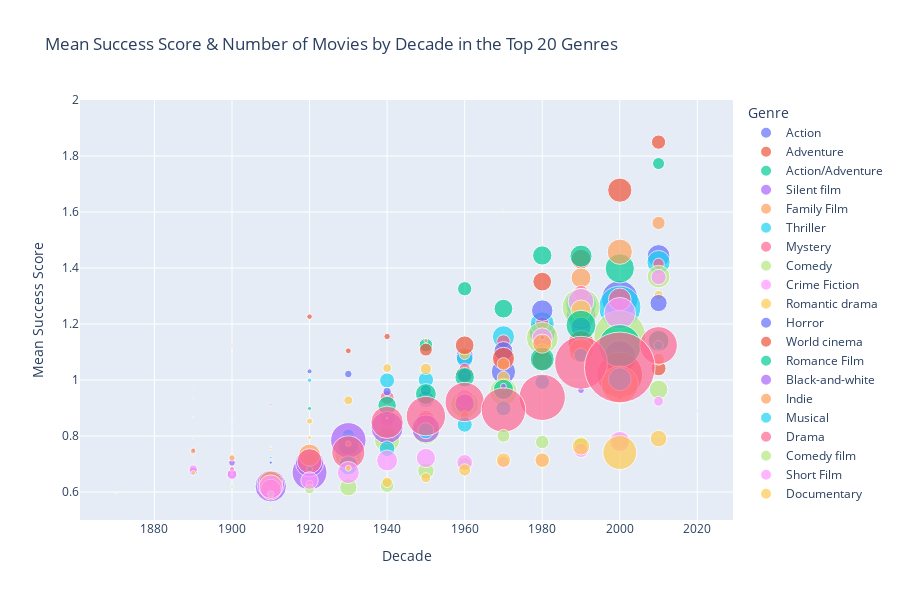

This figure's notebook cell:
### Code cell
movies['movie_genres_final'] = movies['movie_genres_final'].apply(lambda x: x.split(', ') if isinstance(x, str) else x)
movies['release_year'] = pd.to_datetime(movies['combined_release_date']).dt.year
movies.sort_values(by='success_metric_scaled', ascending=False, inplace=True)
# This plot is by decade, by genre
movies['decade'] = movies['release_year'].apply(get_decade)
all_genres_per_film = movies.explode('movie_genres_final')

# Let's keep only the top 20
popular_genres = all_genres_per_film['movie_genres_final'].value_counts().head(20).index
popular_movies_genre = all_genres_per_film[all_genres_per_film['movie_genres_final'].isin(top_20_genres)]

# Compute the mean success score and the number of released movie by decade and genre
grouped = popular_movies_genre.groupby(['decade', 'movie_genres_final']).agg(
    count=('movie_genres_final', 'size'),
    mean_success_score=('success_metric_scaled', 'mean')
).reset_index()
grouped_sorted = grouped.sort_values(by='mean_success_score', ascending=False)

# Bubble chart
fig = px.scatter(
    grouped_sorted,
    x='decade',
    y='mean_success_score',
    size='count',
    color='movie_genres_final',
    hover_name='movie_genres_final',
    title='Mean Success Score & Number of Movies by Decade in the Top 20 Genres',
    labels={'decade': 'Decade', 'mean_success_score': 'Mean Success Score', 'count': 'Count'},
    size_max=50
)
fig.update_layout(
    xaxis_title="Decade",
    yaxis_title="Mean Success Score",
    legend_title="Genre",
    template="plotly",
    yaxis=dict(range=[0.5, 2]),
    height=600,
    legend=dict(itemclick="toggleothers")
)

fig.write_html("plots/genre_decade_bubble.html", full_html=True)
fig.show()

### Figure 1 — Plotly figure (JSON) as saved in the notebook; plotly's stock layout.template omitted (floating-point values rounded to 4 significant figures)
{"data": [{"hovertemplate": "<b>%{hovertext}</b><br><br>movie_genres_final=Action<br>Decade=%{x}<br>Mean Success Score=%{y}<br>Count=%{marker.size}<extra></extra>", "hovertext": ["Action", "Action", "Action", "Action", "Action", "Action", "Action", "Action", "Action", "Action", "Action", "Action", "Action"], "legendgroup": "Action", "marker": {"color": "#636efa", "size": [1, 799, 2043, 1345, 1065, 464, 905, 407, 345, 357, 90, 24, 3], "sizemode": "area", "sizeref": 3.063, "symbol": "circle"}, "mode": "markers", "name": "Action", "orientation": "v", "showlegend": true, "type": "scatter", "x": [2020, 2010, 2000, 1990, 1980, 1960, 1970, 1950, 1940, 1930, 1920, 1910, 1900], "xaxis": "x", "y": [3.614, 1.443, 1.29, 1.233, 1.171, 1.084, 1.03, 0.9315, 0.7636, 0.6967, 0.6806, 0.6309, 0.5692], "yaxis": "y"}, {"hovertemplate": "<b>%{hovertext}</b><br><br>movie_genres_final=Adventure<br>Decade=%{x}<br>Mean Success Score=%{y}<br>Count=%{marker.size}<extra></extra>", "hovertext": ["Adventure", "Adventure", "Adventure", "Adventure", "Adventure", "Adventure", "Adventure", "Adventure", "Adventure", "Adventure", "Adventure", "Adventure", "Adventure", "Adventure"], "legendgroup": "Adventure", "marker": {"color": "#EF553B", "size": [2, 312, 898, 589, 540, 418, 6, 458, 482, 311, 1, 345, 147, 54], "sizemode": "area", "sizeref": 3.063, "symbol": "circle"}, "mode": "markers", "name": "Adventure", "orientation": "v", "showlegend": true, "type": "scatter", "x": [2020, 2010, 2000, 1990, 1980, 1970, 1900, 1960, 1950, 1940, 1890, 1930, 1920, 1910], "xaxis": "x", "y": [3.372, 1.85, 1.678, 1.432, 1.351, 1.133, 1.124, 1.021, 0.8598, 0.7761, 0.73, 0.7171, 0.6977, 0.6539], "yaxis": "y"}, {"hovertemplate": "<b>%{hovertext}</b><br><br>movie_genres_final=Action/Adventure<br>Decade=%{x}<br>Mean Success Score=%{y}<br>Count=%{marker.size}<extra></extra>", "hovertext": ["Action/Adventure", "Action/Adventure", "Action/Adventure", "Action/Adventure", "Action/Adventure", "Action/Adventure", "Action/Adventure", "Action/Adventure", "Action/Adventure", "Action/Adventure", "Action/Adventure"], "legendgroup": "Action/Adventure", "marker": {"color": "#00cc96", "size": [220, 569, 749, 1313, 312, 543, 284, 24, 208, 187, 4], "sizemode": "area", "sizeref": 3.063, "symbol": "circle"}, "mode": "markers", "name": "Action/Adventure", "orientation": "v", "showlegend": true, "type": "scatter", "x": [2010, 1980, 1990, 2000, 1960, 1970, 1950, 1920, 1940, 1930, 1910], "xaxis": "x", "y": [1.773, 1.445, 1.442, 1.399, 1.326, 1.255, 1.124, 0.8984, 0.8581, 0.7927, 0.7639], "yaxis": "y"}, {"hovertemplate": "<b>%{hovertext}</b><br><br>movie_genres_final=Silent film<br>Decade=%{x}<br>Mean Success Score=%{y}<br>Count=%{marker.size}<extra></extra>", "hovertext": ["Silent film", "Silent film", "Silent film", "Silent film", "Silent film", "Silent film", "Silent film", "Silent film", "Silent film", "Silent film", "Silent film", "Silent film", "Silent film", "Silent film", "Silent film"], "legendgroup": "Silent film", "marker": {"color": "#ab63fa", "size": [1, 1, 12, 2, 2, 4, 64, 2, 102, 1871, 144, 8, 1509, 1, 2], "sizemode": "area", "sizeref": 3.063, "symbol": "circle"}, "mode": "markers", "name": "Silent film", "orientation": "v", "showlegend": true, "type": "scatter", "x": [1970, 1950, 2000, 1980, 1880, 1940, 1930, 2010, 1890, 1920, 1900, 1960, 1910, 1870, 1990], "xaxis": "x", "y": [1.609, 1.061, 1.033, 0.9562, 0.8721, 0.85, 0.7912, 0.7461, 0.6745, 0.67, 0.6662, 0.6614, 0.6205, 0.5951, 0.5386], "yaxis": "y"}, {"hovertemplate": "<b>%{hovertext}</b><br><br>movie_genres_final=Family Film<br>Decade=%{x}<br>Mean Success Score=%{y}<br>Count=%{marker.size}<extra></extra>", "hovertext": ["Family Film", "Family Film", "Family Film", "Family Film", "Family Film", "Family Film", "Family Film", "Family Film", "Family Film", "Family Film", "Family Film", "Family Film", "Family Film"], "legendgroup": "Family Film", "marker": {"color": "#FFA15A", "size": [269, 977, 613, 439, 313, 1, 346, 420, 361, 1, 317, 1, 77], "sizemode": "area", "sizeref": 3.063, "symbol": "circle"}, "mode": "markers", "name": "Family Film", "orientation": "v", "showlegend": true, "type": "scatter", "x": [2010, 2000, 1990, 1980, 1970, 1890, 1960, 1950, 1940, 1910, 1930, 1900, 1920], "xaxis": "x", "y": [1.561, 1.458, 1.365, 1.145, 0.9668, 0.9395, 0.8937, 0.8401, 0.8179, 0.761, 0.7115, 0.6718, 0.6295], "yaxis": "y"}, {"hovertemplate": "<b>%{hovertext}</b><br><br>movie_genres_final=Thriller<br>Decade=%{x}<br>Mean Success Score=%{y}<br>Count=%{marker.size}<extra></extra>", "hovertext": ["Thriller", "Thriller", "Thriller", "Thriller", "Thriller", "Thriller", "Thriller", "Thriller", "Thriller", "Thriller", "Thriller", "Thriller"], "legendgroup": "Thriller", "marker": {"color": "#19d3f3", "size": [829, 1483, 2739, 882, 753, 426, 364, 29, 345, 212, 2, 9], "sizemode": "area", "sizeref": 3.063, "symbol": "circle"}, "mode": "markers", "name": "Thriller", "orientation": "v", "showlegend": true, "type": "scatter", "x": [2010, 1990, 2000, 1980, 1970, 1960, 1950, 1920, 1940, 1930, 2020, 1910], "xaxis": "x", "y": [1.421, 1.271, 1.26, 1.2, 1.154, 1.076, 1.001, 0.9992, 0.9984, 0.8041, 0.7774, 0.7232], "yaxis": "y"}, {"hovertemplate": "<b>%{hovertext}</b><br><br>movie_genres_final=Mystery<br>Decade=%{x}<br>Mean Success Score=%{y}<br>Count=%{marker.size}<extra></extra>", "hovertext": ["Mystery", "Mystery", "Mystery", "Mystery", "Mystery", "Mystery", "Mystery", "Mystery", "Mystery", "Mystery", "Mystery"], "legendgroup": "Mystery", "marker": {"color": "#FF6692", "size": [198, 390, 788, 275, 274, 184, 297, 207, 280, 46, 11], "sizemode": "area", "sizeref": 3.063, "symbol": "circle"}, "mode": "markers", "name": "Mystery", "orientation": "v", "showlegend": true, "type": "scatter", "x": [2010, 1990, 2000, 1980, 1970, 1960, 1940, 1950, 1930, 1920, 1910], "xaxis": "x", "y": [1.415, 1.309, 1.288, 1.202, 1.138, 1.041, 0.9372, 0.9284, 0.7385, 0.7195, 0.5933], "yaxis": "y"}, {"hovertemplate": "<b>%{hovertext}</b><br><br>movie_genres_final=Comedy<br>Decade=%{x}<br>Mean Success Score=%{y}<br>Count=%{marker.size}<extra></extra>", "hovertext": ["Comedy", "Comedy", "Comedy", "Comedy", "Comedy", "Comedy", "Comedy", "Comedy", "Comedy", "Comedy", "Comedy", "Comedy", "Comedy", "Comedy"], "legendgroup": "Comedy", "marker": {"color": "#B6E880", "size": [780, 2176, 4116, 1557, 1, 1167, 1218, 1053, 6, 979, 1121, 450, 500, 14], "sizemode": "area", "sizeref": 3.063, "symbol": "circle"}, "mode": "markers", "name": "Comedy", "orientation": "v", "showlegend": true, "type": "scatter", "x": [2010, 1990, 2000, 1980, 2020, 1970, 1960, 1950, 1890, 1940, 1930, 1920, 1910, 1900], "xaxis": "x", "y": [1.369, 1.26, 1.155, 1.15, 1.041, 0.9571, 0.9131, 0.8164, 0.7911, 0.7855, 0.7345, 0.7008, 0.6409, 0.6193], "yaxis": "y"}, {"hovertemplate": "<b>%{hovertext}</b><br><br>movie_genres_final=Crime Fiction<br>Decade=%{x}<br>Mean Success Score=%{y}<br>Count=%{marker.size}<extra></extra>", "hovertext": ["Crime Fiction", "Crime Fiction", "Crime Fiction", "Crime Fiction", "Crime Fiction", "Crime Fiction", "Crime Fiction", "Crime Fiction", "Crime Fiction", "Crime Fiction", "Crime Fiction", "Crime Fiction", "Crime Fiction"], "legendgroup": "Crime Fiction", "marker": {"color": "#FF97FF", "size": [357, 1013, 1528, 628, 648, 483, 414, 564, 505, 123, 4, 1, 30], "sizemode": "area", "sizeref": 3.063, "symbol": "circle"}, "mode": "markers", "name": "Crime Fiction", "orientation": "v", "showlegend": true, "type": "scatter", "x": [2010, 1990, 2000, 1980, 1970, 1960, 1940, 1950, 1930, 1920, 1900, 2020, 1910], "xaxis": "x", "y": [1.368, 1.281, 1.239, 1.15, 1.079, 0.9346, 0.8635, 0.8519, 0.7065, 0.7004, 0.6972, 0.6912, 0.6309], "yaxis": "y"}, {"hovertemplate": "<b>%{hovertext}</b><br><br>movie_genres_final=Romantic drama<br>Decade=%{x}<br>Mean Success Score=%{y}<br>Count=%{marker.size}<extra></extra>", "hovertext": ["Romantic drama", "Romantic drama", "Romantic drama", "Romantic drama", "Romantic drama", "Romantic drama", "Romantic drama", "Romantic drama", "Romantic drama", "Romantic drama", "Romantic drama"], "legendgroup": "Romantic drama", "marker": {"color": "#FECB52", "size": [129, 619, 326, 1246, 186, 117, 197, 231, 123, 57, 9], "sizemode": "area", "sizeref": 3.063, "symbol": "circle"}, "mode": "markers", "name": "Romantic drama", "orientation": "v", "showlegend": true, "type": "scatter", "x": [2010, 1990, 1980, 2000, 1960, 1940, 1950, 1970, 1930, 1920, 1910], "xaxis": "x", "y": [1.303, 1.25, 1.103, 1.095, 1.093, 1.043, 1.04, 1.009, 0.9274, 0.8531, 0.7558], "yaxis": "y"}, {"hovertemplate": "<b>%{hovertext}</b><br><br>movie_genres_final=Horror<br>Decade=%{x}<br>Mean Success Score=%{y}<br>Count=%{marker.size}<extra></extra>", "hovertext": ["Horror", "Horror", "Horror", "Horror", "Horror", "Horror", "Horror", "Horror", "Horror", "Horror", "Horror", "Horror", "Horror", "Horror"], "legendgroup": "Horror", "marker": {"color": "#636efa", "size": [456, 704, 626, 558, 1630, 39, 88, 311, 192, 101, 2, 3, 4, 17], "sizemode": "area", "sizeref": 3.063, "symbol": "circle"}, "mode": "markers", "name": "Horror", "orientation": "v", "showlegend": true, "type": "scatter", "x": [2010, 1980, 1990, 1970, 2000, 1920, 1930, 1960, 1950, 1940, 1890, 2020, 1900, 1910], "xaxis": "x", "y": [1.275, 1.248, 1.188, 1.103, 1.082, 1.031, 1.021, 1.016, 0.963, 0.9587, 0.9305, 0.8932, 0.8399, 0.705], "yaxis": "y"}, {"hovertemplate": "<b>%{hovertext}</b><br><br>movie_genres_final=World cinema<br>Decade=%{x}<br>Mean Success Score=%{y}<br>Count=%{marker.size}<extra></extra>", "hovertext": ["World cinema", "World cinema", "World cinema", "World cinema", "World cinema", "World cinema", "World cinema", "World cinema", "World cinema", "World cinema", "World cinema"], "legendgroup": "World cinema", "marker": {"color": "#EF553B", "size": [46, 61, 1046, 538, 254, 52, 753, 653, 344, 3176, 6], "sizemode": "area", "sizeref": 3.063, "symbol": "circle"}, "mode": "markers", "name": "World cinema", "orientation": "v", "showlegend": true, "type": "scatter", "x": [1920, 1940, 1990, 1960, 1950, 1930, 1970, 1980, 2010, 2000, 1910], "xaxis": "x", "y": [1.226, 1.155, 1.13, 1.124, 1.108, 1.104, 1.077, 1.071, 1.042, 1.018, 0.912], "yaxis": "y"}, {"hovertemplate": "<b>%{hovertext}</b><br><br>movie_genres_final=Romance Film<br>Decade=%{x}<br>Mean Success Score=%{y}<br>Count=%{marker.size}<extra></extra>", "hovertext": ["Romance Film", "Romance Film", "Romance Film", "Romance Film", "Romance Film", "Romance Film", "Romance Film", "Romance Film", "Romance Film", "Romance Film", "Romance Film", "Romance Film", "Romance Film", "Romance Film"], "legendgroup": "Romance Film", "marker": {"color": "#00cc96", "size": [1377, 673, 2750, 877, 1, 585, 1, 628, 665, 523, 706, 283, 83, 4], "sizemode": "area", "sizeref": 3.063, "symbol": "circle"}, "mode": "markers", "name": "Romance Film", "orientation": "v", "showlegend": true, "type": "scatter", "x": [1990, 2010, 2000, 1980, 2020, 1960, 1890, 1970, 1950, 1940, 1930, 1920, 1910, 1900], "xaxis": "x", "y": [1.196, 1.14, 1.122, 1.075, 1.044, 1.01, 0.9748, 0.9663, 0.95, 0.9089, 0.7692, 0.7149, 0.6418, 0.6159], "yaxis": "y"}, {"hovertemplate": "<b>%{hovertext}</b><br><br>movie_genres_final=Black-and-white<br>Decade=%{x}<br>Mean Success Score=%{y}<br>Count=%{marker.size}<extra></extra>", "hovertext": ["Black-and-white", "Black-and-white", "Black-and-white", "Black-and-white", "Black-and-white", "Black-and-white", "Black-and-white", "Black-and-white", "Black-and-white", "Black-and-white", "Black-and-white", "Black-and-white", "Black-and-white", "Black-and-white"], "legendgroup": "Black-and-white", "marker": {"color": "#ab63fa", "size": [32, 53, 68, 40, 573, 2, 1591, 1206, 1928, 36, 1218, 69, 3, 1158], "sizemode": "area", "sizeref": 3.063, "symbol": "circle"}, "mode": "markers", "name": "Black-and-white", "orientation": "v", "showlegend": true, "type": "scatter", "x": [1980, 1970, 1990, 2000, 1960, 1880, 1940, 1950, 1930, 1890, 1920, 1900, 2010, 1910], "xaxis": "x", "y": [1.152, 0.9777, 0.9634, 0.9386, 0.9161, 0.8721, 0.8302, 0.8253, 0.7845, 0.7502, 0.7042, 0.704, 0.6873, 0.6283], "yaxis": "y"}, {"hovertemplate": "<b>%{hovertext}</b><br><br>movie_genres_final=Indie<br>Decade=%{x}<br>Mean Success Score=%{y}<br>Count=%{marker.size}<extra></extra>", "hovertext": ["Indie", "Indie", "Indie", "Indie", "Indie", "Indie", "Indie", "Indie", "Indie", "Indie", "Indie", "Indie", "Indie", "Indie", "Indie"], "legendgroup": "Indie", "marker": {"color": "#FFA15A", "size": [24, 558, 914, 212, 245, 1, 2096, 123, 2, 6, 42, 48, 744, 61, 883], "sizemode": "area", "sizeref": 3.063, "symbol": "circle"}, "mode": "markers", "name": "Indie", "orientation": "v", "showlegend": true, "type": "scatter", "x": [1950, 1980, 1990, 2010, 1970, 2020, 2000, 1960, 1880, 1940, 1930, 1890, 1920, 1900, 1910], "xaxis": "x", "y": [1.141, 1.13, 1.105, 1.074, 1.057, 1.041, 0.9838, 0.8744, 0.8721, 0.8641, 0.7727, 0.7459, 0.7317, 0.722, 0.6317], "yaxis": "y"}, {"hovertemplate": "<b>%{hovertext}</b><br><br>movie_genres_final=Musical<br>Decade=%{x}<br>Mean Success Score=%{y}<br>Count=%{marker.size}<extra></extra>", "hovertext": ["Musical", "Musical", "Musical", "Musical", "Musical", "Musical", "Musical", "Musical", "Musical", "Musical"], "legendgroup": "Musical", "marker": {"color": "#19d3f3", "size": [135, 313, 805, 330, 347, 354, 389, 374, 547, 58], "sizemode": "area", "sizeref": 3.063, "symbol": "circle"}, "mode": "markers", "name": "Musical", "orientation": "v", "showlegend": true, "type": "scatter", "x": [2010, 1990, 2000, 1980, 1970, 1960, 1950, 1940, 1930, 1920], "xaxis": "x", "y": [1.124, 1.089, 1.003, 0.9923, 0.899, 0.8407, 0.8188, 0.7546, 0.6951, 0.6818], "yaxis": "y"}, {"hovertemplate": "<b>%{hovertext}</b><br><br>movie_genres_final=Drama<br>Decade=%{x}<br>Mean Success Score=%{y}<br>Count=%{marker.size}<extra></extra>", "hovertext": ["Drama", "Drama", "Drama", "Drama", "Drama", "Drama", "Drama", "Drama", "Drama", "Drama", "Drama", "Drama", "Drama", "Drama"], "legendgroup": "Drama", "marker": {"color": "#FF6692", "size": [2167, 4269, 7658, 3282, 2362, 3037, 4, 2376, 1604, 1676, 948, 4, 39, 662], "sizemode": "area", "sizeref": 3.063, "symbol": "circle"}, "mode": "markers", "name": "Drama", "orientation": "v", "showlegend": true, "type": "scatter", "x": [2010, 1990, 2000, 1980, 1960, 1970, 2020, 1950, 1940, 1930, 1920, 1890, 1900, 1910], "xaxis": "x", "y": [1.123, 1.062, 1.045, 0.938, 0.9215, 0.8927, 0.8881, 0.8711, 0.8489, 0.7414, 0.7104, 0.7095, 0.6814, 0.6086], "yaxis": "y"}, {"hovertemplate": "<b>%{hovertext}</b><br><br>movie_genres_final=Comedy film<br>Decade=%{x}<br>Mean Success Score=%{y}<br>Count=%{marker.size}<extra></extra>", "hovertext": ["Comedy film", "Comedy film", "Comedy film", "Comedy film", "Comedy film", "Comedy film", "Comedy film", "Comedy film", "Comedy film", "Comedy film", "Comedy film", "Comedy film", "Comedy film"], "legendgroup": "Comedy film", "marker": {"color": "#B6E880", "size": [541, 3, 254, 421, 278, 273, 290, 413, 10, 290, 459, 141, 65], "sizemode": "area", "sizeref": 3.063, "symbol": "circle"}, "mode": "markers", "name": "Comedy film", "orientation": "v", "showlegend": true, "type": "scatter", "x": [2010, 1890, 1970, 2000, 1980, 1990, 1960, 1950, 1900, 1940, 1930, 1920, 1910], "xaxis": "x", "y": [0.9659, 0.8667, 0.8007, 0.7812, 0.7783, 0.7737, 0.6986, 0.6755, 0.6634, 0.6232, 0.6169, 0.6104, 0.5929], "yaxis": "y"}, {"hovertemplate": "<b>%{hovertext}</b><br><br>movie_genres_final=Short Film<br>Decade=%{x}<br>Mean Success Score=%{y}<br>Count=%{marker.size}<extra></extra>", "hovertext": ["Short Film", "Short Film", "Short Film", "Short Film", "Short Film", "Short Film", "Short Film", "Short Film", "Short Film", "Short Film", "Short Film", "Short Film", "Short Film", "Short Film", "Short Film", "Short Film"], "legendgroup": "Short Film", "marker": {"color": "#FF97FF", "size": [148, 2, 630, 321, 569, 288, 669, 232, 379, 104, 741, 153, 464, 2, 865, 1], "sizemode": "area", "sizeref": 3.063, "symbol": "circle"}, "mode": "markers", "name": "Short Film", "orientation": "v", "showlegend": true, "type": "scatter", "x": [2010, 1880, 2000, 1990, 1950, 1980, 1940, 1970, 1960, 1890, 1930, 1900, 1920, 2020, 1910, 1870], "xaxis": "x", "y": [0.9238, 0.8721, 0.7802, 0.7491, 0.7216, 0.7136, 0.7123, 0.7071, 0.7057, 0.6823, 0.6695, 0.6616, 0.6409, 0.6209, 0.6188, 0.5951], "yaxis": "y"}, {"hovertemplate": "<b>%{hovertext}</b><br><br>movie_genres_final=Documentary<br>Decade=%{x}<br>Mean Success Score=%{y}<br>Count=%{marker.size}<extra></extra>", "hovertext": ["Documentary", "Documentary", "Documentary", "Documentary", "Documentary", "Documentary", "Documentary", "Documentary", "Documentary", "Documentary", "Documentary", "Documentary", "Documentary", "Documentary"], "legendgroup": "Documentary", "marker": {"color": "#FECB52", "size": [22, 427, 457, 1764, 316, 336, 54, 226, 32, 151, 165, 5, 1, 8], "sizemode": "area", "sizeref": 3.063, "symbol": "circle"}, "mode": "markers", "name": "Documentary", "orientation": "v", "showlegend": true, "type": "scatter", "x": [1920, 2010, 1990, 2000, 1970, 1980, 1930, 1960, 1890, 1950, 1940, 1900, 2020, 1910], "xaxis": "x", "y": [0.7943, 0.7907, 0.7631, 0.7409, 0.7139, 0.7136, 0.6849, 0.6789, 0.6685, 0.6511, 0.6346, 0.6264, 0.5951, 0.541], "yaxis": "y"}], "layout": {"height": 600, "legend": {"itemclick": "toggleothers", "itemsizing": "constant", "title": {"text": "Genre"}, "tracegroupgap": 0}, "title": {"text": "Mean Success Score & Number of Movies by Decade in the Top 20 Genres"}, "xaxis": {"anchor": "y", "domain": [0, 1], "title": {"text": "Decade"}}, "yaxis": {"anchor": "x", "domain": [0, 1], "range": [0.5, 2], "title": {"text": "Mean Success Score"}}}}
